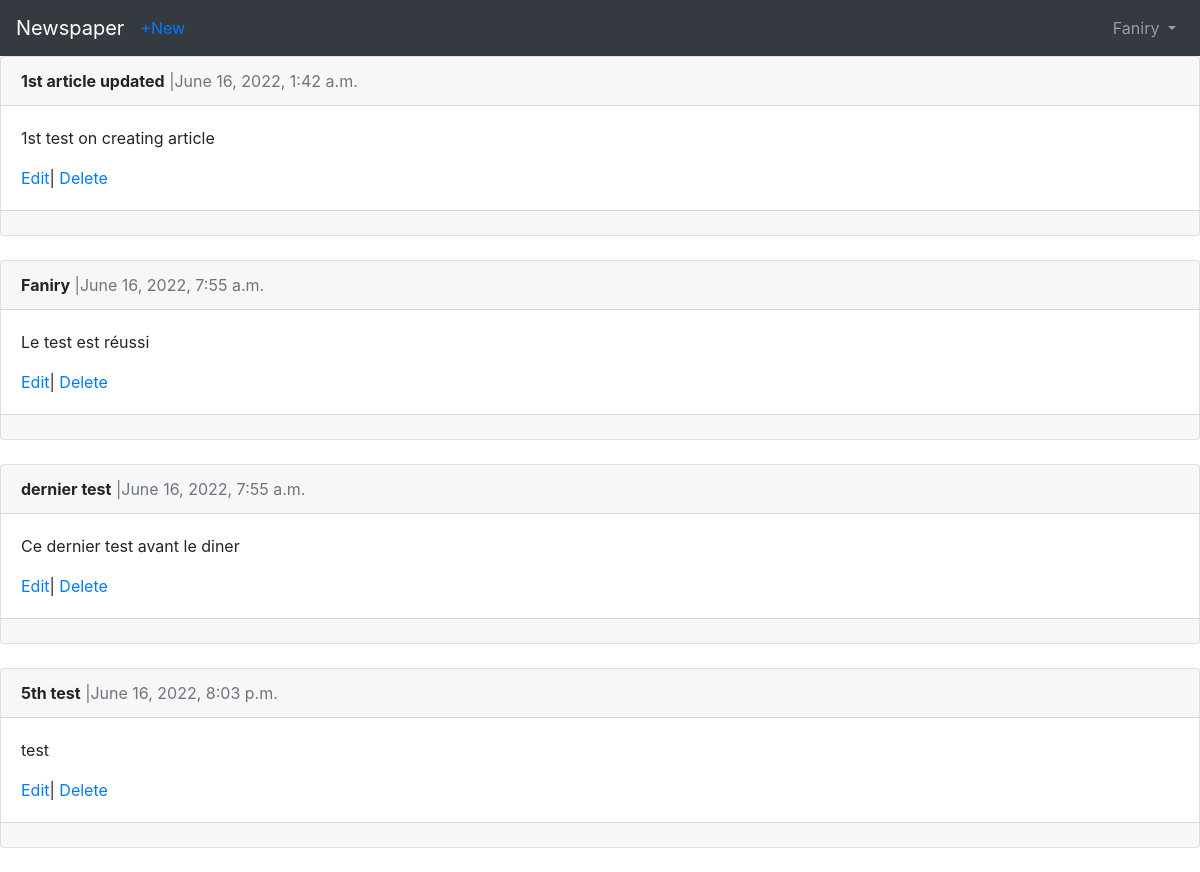
Page /articles/ (signed in) on the earlier database version.
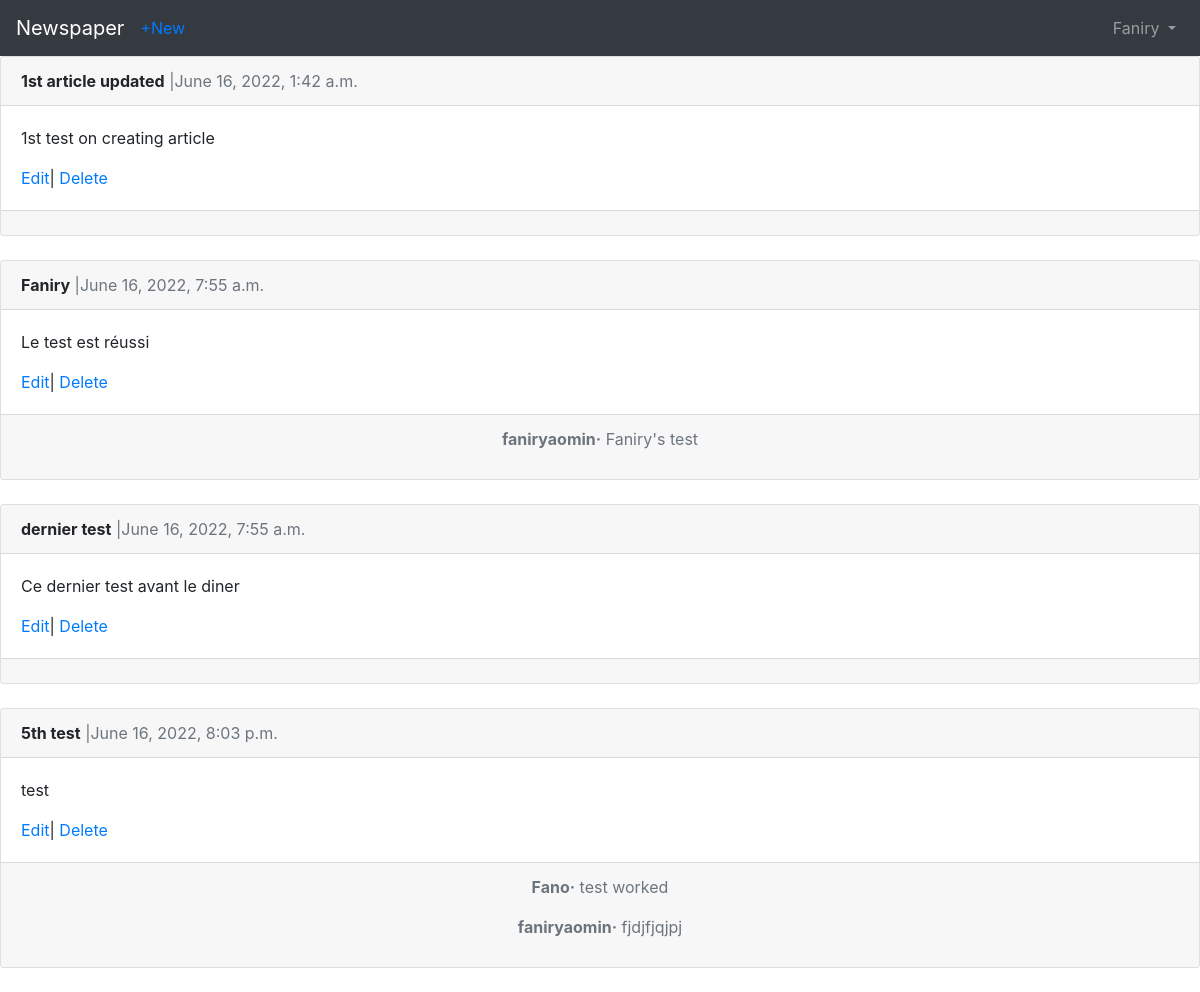
Same page on the later database version.
### accounts/models.py (models this page shows)
class CustomUser(AbstractUser):
    age =   models.PositiveIntegerField(null=True,blank=True)

### articles/models.py (models this page shows, shortened)
class Article(models.Model):
    title           =   models.CharField(max_length=255)
    body            =   models.TextField()
    date            =   models.DateTimeField(auto_now_add=True)
    authors         =   models.ForeignKey(get_user_model(),on_delete=models.CASCADE,)

class Comment(models.Model):
    article         =   models.ForeignKey(Article,on_delete=models.CASCADE,related_name='comments')
    comment         =   models.CharField(max_length=140)
    author          =   models.ForeignKey(get_user_model(),on_delete=models.CASCADE,)
    def __str__(self):
        return self.comment

### articles/views.py (the view)
# urls.py: path(''                 ,ArticleListView.as_view()  ,name='article_list'),
class ArticleListView(LoginRequiredMixin,ListView):
    model           =   Article
    template_name   =   'article_list.html'

### templates/article_list.html (shortened to what this page needs)
{% extends 'base.html' %}
{% block content %}
    {% for article in object_list %}
    <div class="card">
        <div class="card-header">
            <span class="font-weight-bold">
                {{article.title}}</span>
            <span class="text-muted">{{article.author}}|{{article.date}}</span>
        </div>
        <div class="card-body">
            <p>{{article.body}}</p>
            <a href="{% url 'article_edit' article.pk %}">Edit</a>|
            <a href="{% url 'article_delete' article.pk%}">Delete</a>
        </div>
        <div class="card-footer text-center text-muted ">
            {% for comment in article.comments.all %}
                <p>
                    <span class="font-weight-bold">{{comment.author}}&middot;</span>
                    {{comment}}
                </p>
            {% endfor %}
        </div>
    </div>
    <br/>
    {% endfor %}
{% endblock content %}

### templates/base.html (shortened to what this page needs)
<!DOCTYPE html>
<html>
    <head>
        <link rel="stylesheet" href="https://stackpath.bootstrapcdn.com/bootstrap/4.5.0/css/bootstrap.min.css">
    </head>
    <body>
        <nav class="navbar navbar-expand-lg navbar-dark bg-dark">
            <a class="navbar-brand" href="{% url 'home' %}">Newspaper</a>
            {% if user.is_authenticated %}
                <ul class="navbar-nav mr-auto">
                    <li class="nav-item">
                        <a href="{% url 'article_create'%}">+New</a>
                    </li>
                </ul>
            {% endif %}
            <div class="collapse navbar-collapse" id="navbarSupportedContent">
            {% if user.is_authenticated %}
                <ul class="navbar-nav ml-auto">
                <li class="nav-item">
                <a class="nav-link dropdown-toggle" href="#" id="navbarDropdown"
                role="button" data-toggle="dropdown" aria-haspopup="true" aria-expanded="false">
                {{ user.username }}
            </a>
            </li>
            </ul>
            {% else %}
                <form class="form-inline ml-auto">
                <a href="{% url 'login' %}" class="btn btn-outline-secondary">Log In</a>
                <a href="{% url 'signup' %}" class="btn btn-primary ml-2">Sign up</a>
                </form>
            {% endif %}
            </div>
        </nav>
        <main>
        {% block content %}
        {% endblock content %}
        </main>
  </body>
    </body>
</html>

Differences in the rows shown:
added Comment: author "faniryaomin", comment "Faniry's test", shown under Article "Faniry"
added Comment: author "Fano", comment "test worked", shown under Article "5th test"
added Comment: author "faniryaomin", comment "fjdjfjqjpj", shown under Article "5th test"
